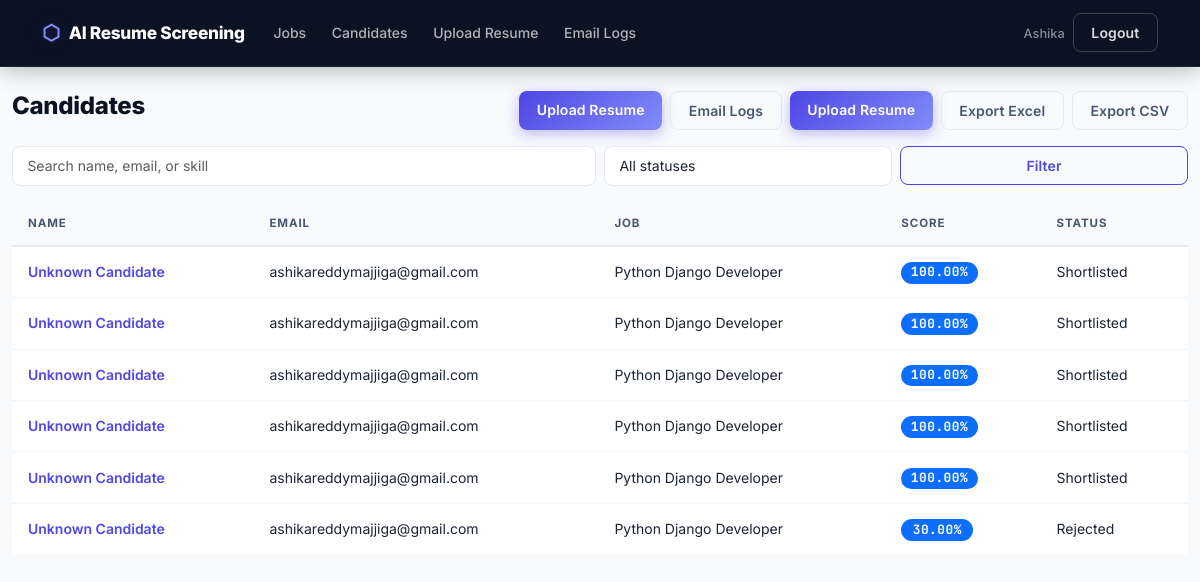
The page /resumes/candidates/ (signed in) on the database its author committed.
### accounts/models.py (models this page shows, shortened)
class User(AbstractUser):
    class Role(models.TextChoices):
        RECRUITER = "recruiter", "Recruiter"
        ADMIN = "admin", "Admin"
    role = models.CharField(max_length=20, choices=Role.choices, default=Role.RECRUITER)
    company_name = models.CharField(max_length=120, blank=True)

### resumes/models.py (models this page shows, shortened)
class Candidate(models.Model):
    class Status(models.TextChoices):
        REVIEW = "review", "Review"
        SHORTLISTED = "shortlisted", "Shortlisted"
        REJECTED = "rejected", "Rejected"
    job = models.ForeignKey(JobOpening, on_delete=models.CASCADE, related_name="candidates")
    resume = models.FileField(upload_to="resumes/%Y/%m/%d/")
    name = models.CharField(max_length=160, blank=True)
    email = models.EmailField(blank=True)
    skills = models.TextField(blank=True)
    experience_years = models.PositiveIntegerField(default=0)
    raw_text = models.TextField(blank=True)
    score = models.DecimalField(max_digits=5, decimal_places=2, default=0)
    status = models.CharField(max_length=20, choices=Status.choices, default=Status.REVIEW)
    uploaded_at = models.DateTimeField(auto_now_add=True)
    processed_at = models.DateTimeField(blank=True, null=True)
    class Meta:
        ordering = ["-score", "-uploaded_at"]
    def get_absolute_url(self):
        return reverse("resumes:candidate_detail", args=[self.pk])

### recruiter/models.py (models this page shows, shortened)
class JobOpening(models.Model):
    recruiter = models.ForeignKey(settings.AUTH_USER_MODEL, on_delete=models.CASCADE, related_name="jobs")
    title = models.CharField(max_length=160)
    description = models.TextField()
    required_skills = models.TextField(help_text="Comma-separated skills such as Python, Django, SQL")
    minimum_experience = models.PositiveIntegerField(default=0, help_text="Minimum years of experience")
    shortlist_message = models.TextField(
        blank=True,
        help_text="Custom message for the shortlist email body. Leave blank to use the default message.",
    )
    is_active = models.BooleanField(default=True)
    created_at = models.DateTimeField(auto_now_add=True)
    updated_at = models.DateTimeField(auto_now=True)
    class Meta:
        ordering = ["-created_at"]

### resumes/views.py (the view)
# urls.py: path("candidates/", views.candidate_list, name="candidate_list"),
@login_required
def candidate_list(request):
    candidates = Candidate.objects.filter(job__recruiter=request.user).select_related("job")
    query = request.GET.get("q", "")
    status = request.GET.get("status", "")
    if query:
        candidates = candidates.filter(
            Q(name__icontains=query) | Q(email__icontains=query) | Q(skills__icontains=query)
        )
    if status:
        candidates = candidates.filter(status=status)
    return render(
        request,
        "resumes/candidate_list.html",
        {"candidates": candidates, "query": query, "status": status, "statuses": Candidate.Status.choices},
    )

### templates/resumes/candidate_list.html (shortened to what this page needs)
{% extends "base.html" %}
{% block content %}
<div class="d-flex justify-content-between align-items-center mb-3">
    <h1 class="h3">Candidates</h1>
    <div class="d-flex gap-2">
        <a class="btn btn-primary" href="{% url 'resumes:resume_upload' %}">Upload Resume</a>
        <a class="btn btn-outline-secondary" href="{% url 'resumes:email_log_list' %}">Email Logs</a>
        <div class="d-flex gap-2">
    <a class="btn btn-primary" href="{% url 'resumes:resume_upload' %}">Upload Resume</a>
    <a class="btn btn-outline-secondary" href="{% url 'resumes:export_excel' %}">Export Excel</a>
    <a class="btn btn-outline-secondary" href="{% url 'resumes:export_csv' %}">Export CSV</a>
</div>
    </div>
</div>
<form class="row g-2 mb-3">
    <div class="col-md-6">
        <input class="form-control" name="q" value="{{ query }}" placeholder="Search name, email, or skill">
    </div>
    <div class="col-md-3">
        <select class="form-select" name="status">
            <option value="">All statuses</option>
        </select>
    </div>
    <div class="col-md-3">
        <button class="btn btn-outline-primary w-100">Filter</button>
    </div>
</form>
{% include "resumes/_candidate_table.html" with candidates=candidates %}
{% endblock %}

### templates/base.html (shortened to what this page needs)
{% load static %}
<!doctype html>
<html lang="en">
<head>
    <link href="https://cdn.jsdelivr.net/npm/bootstrap@5.3.3/dist/css/bootstrap.min.css" rel="stylesheet">
    <link href="{% static 'css/styles.css' %}" rel="stylesheet">
</head>
<body>
<nav class="navbar navbar-expand-lg navbar-dark">
    <div class="container">
        <a class="navbar-brand" href="{% url 'dashboard:home' %}">AI Resume Screening</a>
        <div class="collapse navbar-collapse" id="mainNav">
            <ul class="navbar-nav me-auto">
                {% if user.is_authenticated %}
                    <li class="nav-item"><a class="nav-link" href="{% url 'recruiter:job_list' %}">Jobs</a></li>
                    <li class="nav-item"><a class="nav-link" href="{% url 'resumes:candidate_list' %}">Candidates</a></li>
                    <li class="nav-item"><a class="nav-link" href="{% url 'resumes:resume_upload' %}">Upload Resume</a></li>
                    <li class="nav-item"><a class="nav-link" href="{% url 'resumes:email_log_list' %}">Email Logs</a></li>
                {% endif %}
            </ul>
            <ul class="navbar-nav align-items-center gap-2">
                {% if user.is_authenticated %}
                    <li class="nav-item">
                        <span class="navbar-text">{{ user.username }}</span>
                    </li>
                    <li class="nav-item">
                        <form method="post" action="{% url 'accounts:logout' %}">
                            <button class="btn btn-outline-light btn-sm">Logout</button>
                        </form>
                    </li>
                {% else %}
                    <li class="nav-item"><a class="nav-link" href="{% url 'accounts:login' %}">Login</a></li>
                    <li class="nav-item"><a class="btn btn-primary btn-sm" href="{% url 'accounts:register' %}">Register</a></li>
                {% endif %}
            </ul>
        </div>
    </div>
</nav>
<main class="container py-4">
    {% block content %}{% endblock %}
</main>
</body>
</html>

### templates/resumes/_candidate_table.html
<div class="table-responsive">
    <table class="table align-middle">
        <thead><tr><th>Name</th><th>Email</th><th>Job</th><th>Score</th><th>Status</th></tr></thead>
        <tbody>
        {% for candidate in candidates %}
            <tr>
                <td><a href="{{ candidate.get_absolute_url }}">{{ candidate.name|default:"Processing..." }}</a></td>
                <td>{{ candidate.email|default:"-" }}</td>
                <td>{{ candidate.job.title }}</td>
                <td><span class="badge text-bg-primary score-pill">{{ candidate.score }}%</span></td>
                <td>{{ candidate.get_status_display }}</td>
            </tr>
        {% empty %}
            <tr><td colspan="5" class="text-muted">No candidates found.</td></tr>
        {% endfor %}
        </tbody>
    </table>
</div>

### static/css/styles.css (style rules this page uses)
:root { --navy: #0b1222; --navy-mid: #161f38; --navy-soft: #232f54; --indigo: #4f46e5; --indigo-light:#818cf8; --indigo-glow: rgba(79, 70, 229, 0.35); --mint: #10b981; --mint-light: #34d399; --mint-glow: rgba(16, 185, 129, 0.3); --amber: #f59e0b; --rose: #f43f5e; --paper: #faf9f6; --white: #ffffff; --gray-50: #f8fafc; --gray-100: #f1f5f9; --gray-200: #e6e9f0; --gray-300: #cbd2e1; --gray-400: #94a3b8; --gray-600: #4a5571; --gray-800: #1c2333; --radius-sm: 8px; --radius-md: 14px; --radius-lg: 20px; --radius-xl: 28px; --shadow-sm: 0 1px 3px rgba(15,23,42,0.06), 0 1px 2px rgba(15,23,42,0.04); --shadow-md: 0 8px 24px rgba(15,23,42,0.10), 0 2px 8px rgba(15,23,42,0.05); --shadow-lg: 0 20px 50px rgba(15,23,42,0.16), 0 6px 16px rgba(15,23,42,0.08); --shadow-glow: 0 0 0 1px rgba(79,70,229,0.08), 0 12px 32px var(--indigo-glow); --ease: cubic-bezier(0.22, 1, 0.36, 1); }
*, *::before, *::after { box-sizing: border-box; }
html { scroll-behavior: smooth; }
body { font-family: 'Inter', system-ui, -apple-system, sans-serif; background: var(--gray-50); color: var(--gray-800); line-height: 1.6; min-height: 100vh; }
.navbar { background: var(--navy) !important; border-bottom: 1px solid rgba(255,255,255,0.07); padding: 0.7rem 0; position: sticky; top: 0; z-index: 1000; box-shadow: 0 2px 24px rgba(0,0,0,0.3); }
.navbar-brand { font-weight: 800; font-size: 1.08rem; letter-spacing: -0.3px; color: var(--white) !important; display: flex; align-items: center; gap: 0.55rem; }
.navbar-brand::before { content: "⬡"; color: var(--indigo-light); font-size: 1.3rem; filter: drop-shadow(0 0 8px var(--indigo-glow)); }
.navbar .nav-link { color: rgba(255,255,255,0.68) !important; font-weight: 500; font-size: 0.875rem; padding: 0.45rem 0.8rem !important; border-radius: var(--radius-sm); transition: all 0.18s var(--ease); position: relative; }
.navbar-text { color: rgba(255,255,255,0.5) !important; font-size: 0.8rem; font-weight: 500; }
.btn-outline-light { border-color: rgba(255,255,255,0.2) !important; color: rgba(255,255,255,0.85) !important; font-size: 0.8rem; padding: 0.32rem 0.85rem; border-radius: var(--radius-sm); transition: all 0.18s var(--ease); }
main.container { padding-top: 2rem; padding-bottom: 3rem; max-width: 1200px; }
.badge { font-weight: 600; font-size: 0.7rem; letter-spacing: 0.04em; padding: 0.35em 0.75em; border-radius: 999px; transition: transform 0.15s var(--ease); }
.btn { font-weight: 600; font-size: 0.875rem; border-radius: var(--radius-sm); padding: 0.5rem 1.1rem; transition: all 0.2s var(--ease); letter-spacing: 0.01em; }
.btn-primary { background: linear-gradient(135deg, var(--indigo) 0%, var(--indigo-light) 100%); border: none; box-shadow: 0 4px 14px var(--indigo-glow); }
.btn-outline-primary { border-color: var(--indigo); color: var(--indigo); }
.btn-outline-secondary { border-color: var(--gray-200); color: var(--gray-600); }
.table { font-size: 0.875rem; }
.table thead th { font-weight: 700; font-size: 0.72rem; text-transform: uppercase; letter-spacing: 0.08em; color: var(--gray-600); border-bottom: 2px solid var(--gray-200); padding: 0.75rem 1rem; background: var(--gray-50); }
.table tbody td { padding: 0.85rem 1rem; border-bottom: 1px solid var(--gray-100); vertical-align: middle; color: var(--gray-800); }
.table tbody tr { transition: background 0.15s var(--ease); }
.table tbody tr:last-child td { border-bottom: none; }
.table a { color: var(--indigo); font-weight: 600; text-decoration: none; }
.form-control, .form-select { border: 1.5px solid var(--gray-200); border-radius: var(--radius-sm); font-size: 0.875rem; padding: 0.55rem 0.9rem; transition: border-color 0.18s var(--ease), box-shadow 0.18s var(--ease); background: var(--white); color: var(--gray-800); }
h1.h3, h1.h4 { font-weight: 800; font-size: 1.5rem; color: var(--navy); letter-spacing: -0.3px; }
.score-pill { min-width: 72px; font-family: 'JetBrains Mono', monospace; font-weight: 700; font-size: 0.8rem; text-align: center; }

### rows shown on the page
User: username "Ashika"
Candidate: name "Unknown Candidate", email "ashikareddymajjiga@gmail.com", job "Python Django Developer", score "100.00", status "Shortlisted"
Candidate: name "Unknown Candidate", email "ashikareddymajjiga@gmail.com", job "Python Django Developer", score "100.00", status "Shortlisted"
Candidate: name "Unknown Candidate", email "ashikareddymajjiga@gmail.com", job "Python Django Developer", score "100.00", status "Shortlisted"
Candidate: name "Unknown Candidate", email "ashikareddymajjiga@gmail.com", job "Python Django Developer", score "100.00", status "Shortlisted"
Candidate: name "Unknown Candidate", email "ashikareddymajjiga@gmail.com", job "Python Django Developer", score "100.00", status "Shortlisted"
Candidate: name "Unknown Candidate", email "ashikareddymajjiga@gmail.com", job "Python Django Developer", score "30.00", status "Rejected"
